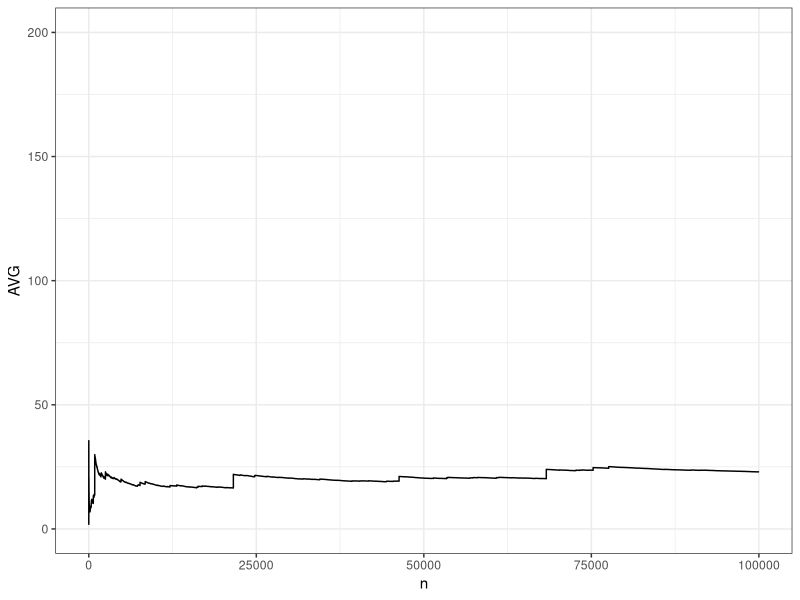
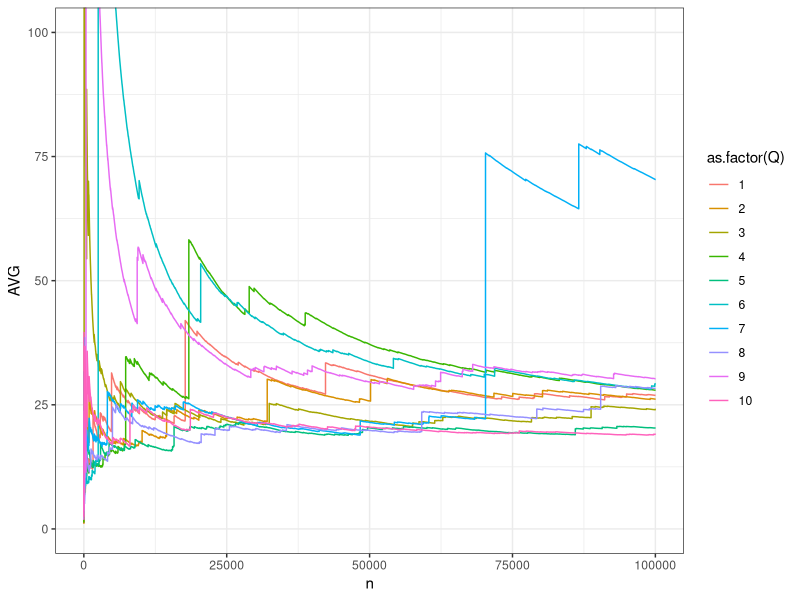
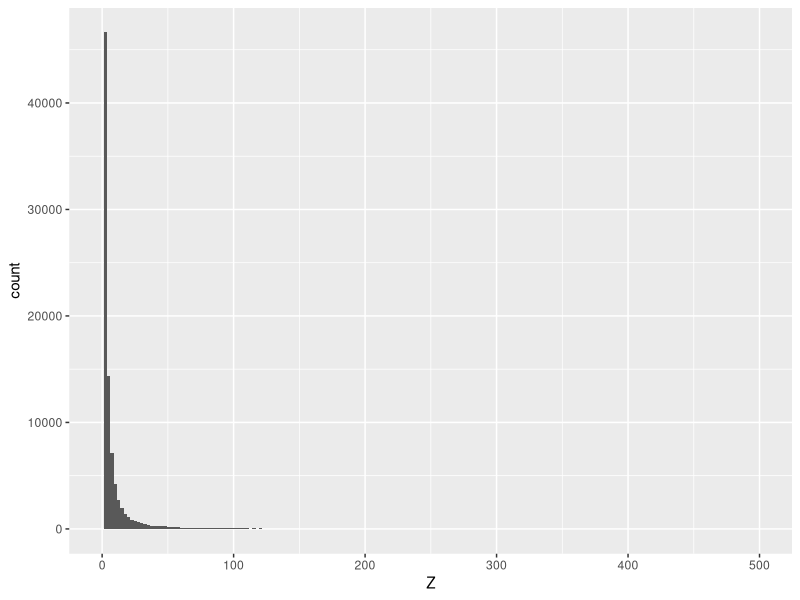
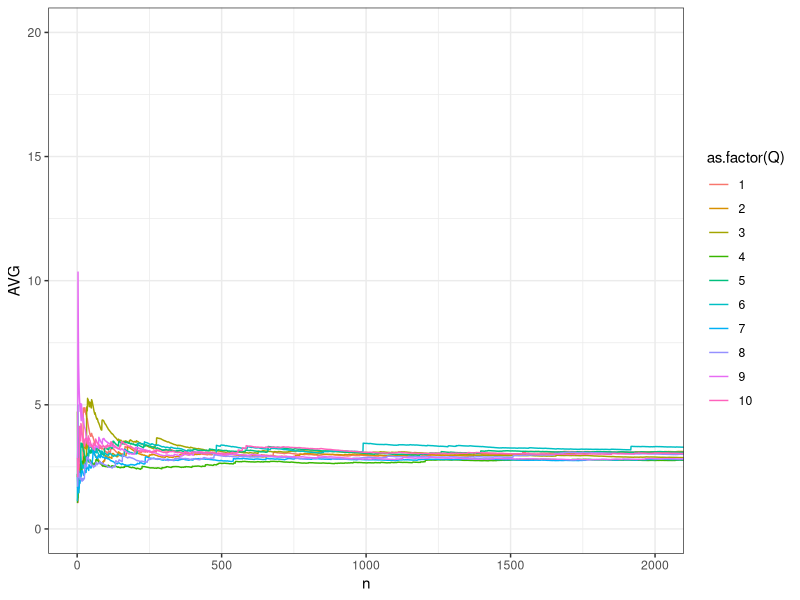

Write R code to recreate these figures, in order.
## ---- chunk 1
version
set.seed(1:6)
library(dplyr)
library(magrittr)
library(ggplot2)

## ---- chunk 2
Stick_Uniform <- function(n=10) {
  x <- runif(n) # generates n cuts uniformly distributed on $[0,1]$
  data.frame(n=c(1:n), X=x, Y=1-x) %>% 
    mutate(Z=pmax(X,Y)/pmin(X,Y)) %>%
    select(n,X,Z)
}
Stick_Uniform(100)
## ---- chunk 3
  Sample_Stick_Uniform <- Stick_Uniform(100000)
## ---- chunk 4
Stick_summary <- function(df,sample_size=10) {
  # compute the summary/boxplot of the first n rows
    df %>% slice(1:sample_size) %>%
    summarise(mean = mean(Z))
}

Stick_summary(Sample_Stick_Uniform,1000)
## ---- chunk 5
Stick_Evolution <- function(df) {
  df %>%
    mutate(CS=cumsum(Z)) %>% 
    mutate(AVG=CS/n) 
}  

Stick_Evolution(Sample_Stick_Uniform)  %>% 
    ggplot(aes(x=n,y=AVG)) + geom_line() + ylim(0,200) + theme_bw()
## ---- chunk 6
set.seed(43)
Multiple_Sample_Uniform <-do.call("rbind",lapply(1:10, function(x){
  Stick_Evolution(Stick_Uniform(n=100000)) %>%
    mutate(Q=x)
})) 
Multiple_Sample_Uniform %>%
  ggplot(aes(x=n,y=AVG,color=as.factor(Q))) + 
    geom_line() + 
    coord_cartesian(ylim=c(0,100)) + 
    theme_bw()
## ---- chunk 7
Sample_Stick_Uniform %>%
    ggplot(aes(Z)) + geom_histogram(bins = 200) + xlim(0,500)

## ---- chunk 8
Stick_Triangular <- function(n=10) {
  x <- (runif(n)+runif(n))/2  # generates n cuts distributed according the triangular distribution
  data.frame(n=c(1:n), X=x, Y=1-x) %>% 
    mutate(Z=pmax(X,Y)/pmin(X,Y)) %>%
    select(n,X,Z)
}

set.seed(43)

Multiple_Sample_Triangular <- do.call("rbind",lapply(1:10, function(x){
  Stick_Evolution(Stick_Triangular(n=100000)) %>%
    mutate(Q=x)
})) 

Multiple_Sample_Triangular %>%
  ggplot(aes(x=n,y=AVG,color=as.factor(Q))) + 
    geom_line() + 
    coord_cartesian(xlim=c(0,2000),ylim=c(0,20)) + 
    theme_bw()
